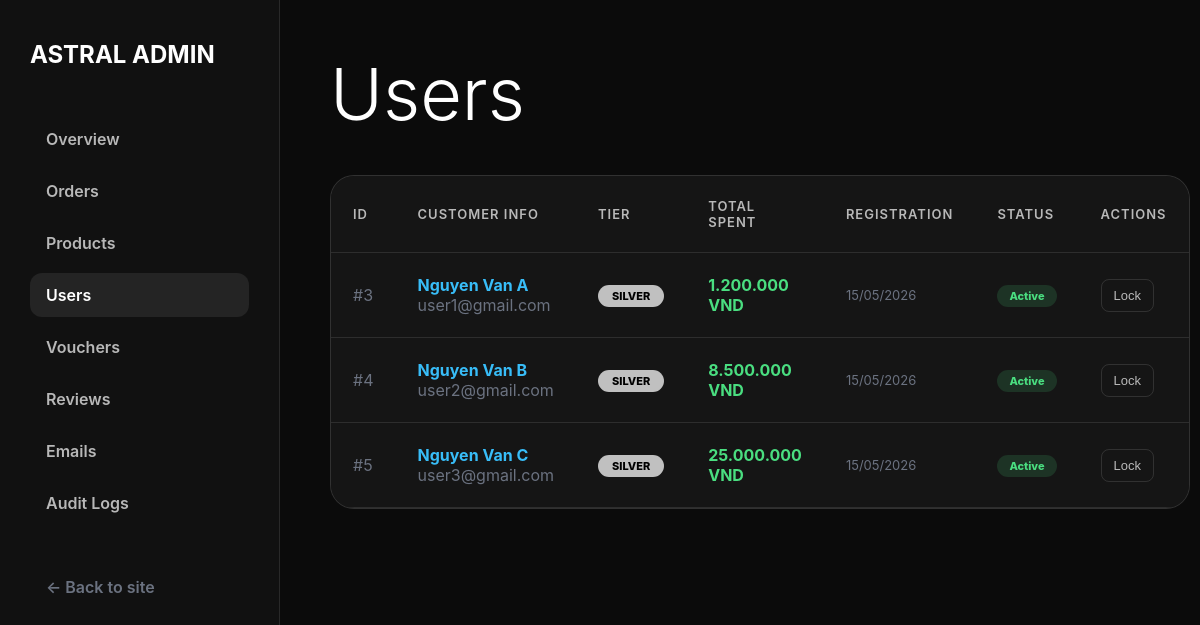
The app's page /admin/users (signed in), older data.
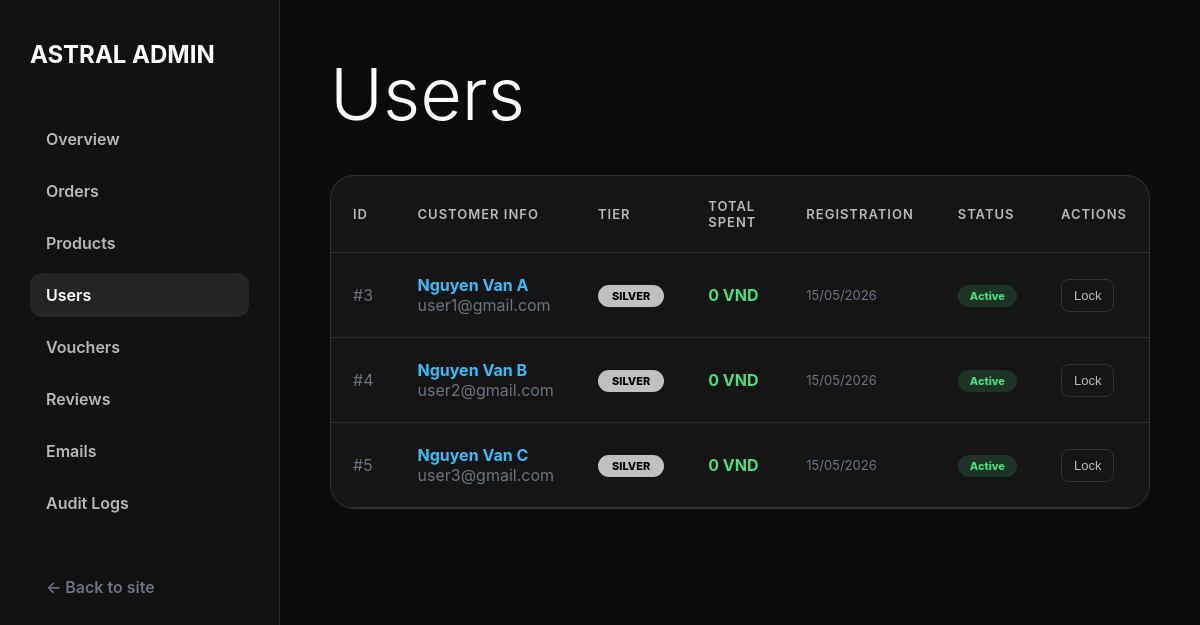
The same page, newer data.
### tables this page shows
CREATE TABLE users (
    id            INT UNSIGNED AUTO_INCREMENT PRIMARY KEY,
    name          VARCHAR(100)  NOT NULL,
    email         VARCHAR(150)  NOT NULL UNIQUE,
    password      VARCHAR(255)  NOT NULL,                         
    phone         VARCHAR(20)   DEFAULT NULL,
    avatar        VARCHAR(255)  DEFAULT 'default_avatar.png',
    role          ENUM('user','staff','admin') NOT NULL DEFAULT 'user',
     
    tier          ENUM('silver','gold','diamond') NOT NULL DEFAULT 'silver',
    total_spent   DECIMAL(15,2) NOT NULL DEFAULT 0.00,
    is_locked     TINYINT(1)    NOT NULL DEFAULT 0,               
    locked_reason VARCHAR(255)  DEFAULT NULL,
    is_verified   TINYINT(1)    NOT NULL DEFAULT 1,               
    verification_token VARCHAR(64) DEFAULT NULL,
    mfa_secret          VARCHAR(32)   DEFAULT NULL,
    mfa_enabled         TINYINT(1)    NOT NULL DEFAULT 0,
    created_at    TIMESTAMP     NOT NULL DEFAULT CURRENT_TIMESTAMP,
    updated_at    TIMESTAMP     NOT NULL DEFAULT CURRENT_TIMESTAMP ON UPDATE CURRENT_TIMESTAMP,

    INDEX idx_role (role),
    INDEX idx_tier (tier),
    INDEX idx_is_locked (is_locked)
);

### src/Controllers/AdminUserController.php (called while the page is built, shortened)
<?php
class AdminUserController extends Controller {
    public function index() {
        $customers = User::getAllCustomers();
        require_once __DIR__ . "/../Views/admin/users/index.php";
    }
}

### src/index.php (called while the page is built, shortened)
<?php
    $router = new Router();
    $router->get('/',           \App\Controllers\ProductController::class, 'index');
    $router->get('/plans',      \App\Controllers\ProductController::class, 'plans');
    $router->get('/product',    \App\Controllers\ProductController::class, 'detail');
    $router->get('/blog',       \App\Controllers\ProductController::class, 'blog');
    $router->get('/docs',       \App\Controllers\ProductController::class, 'docs');
    $router->get('/api/health', \App\Controllers\HealthController::class, 'index');
    $router->get('/api/service-status', \App\Controllers\ConsoleController::class, 'status');
    $router->get('/login',      \App\Controllers\AuthController::class, 'login');
    $router->post('/login',     \App\Controllers\AuthController::class, 'login');
    $router->get('/register',   \App\Controllers\AuthController::class, 'register');
    $router->post('/register',  \App\Controllers\AuthController::class, 'register');
    $router->get('/logout',     \App\Controllers\AuthController::class, 'logout');
    $router->get('/verify',     \App\Controllers\AuthController::class, 'verify');
    $router->get('/verify-otp', \App\Controllers\AuthController::class, 'showOtpForm');
    $router->post('/verify-otp',\App\Controllers\AuthController::class, 'showOtpForm');
    $router->get('/forgot-password',    \App\Controllers\PasswordResetController::class, 'forgot');
    $router->post('/forgot-password',   \App\Controllers\PasswordResetController::class, 'forgot');
    $router->get('/reset-password',     \App\Controllers\PasswordResetController::class, 'reset');
    $router->post('/reset-password',    \App\Controllers\PasswordResetController::class, 'reset');
    $router->get('/mfa-verify',     \App\Controllers\AuthController::class, 'mfaVerify');
    $router->post('/mfa-verify',    \App\Controllers\AuthController::class, 'mfaVerify');
    $router->get('/mfa-setup',      \App\Controllers\ProfileController::class, 'setupMfa');
    $router->post('/mfa-setup',     \App\Controllers\ProfileController::class, 'setupMfa');
    $router->get('/cart',           \App\Controllers\CartController::class, 'index');
    $router->post('/cart/add',      \App\Controllers\CartController::class, 'add');
    $router->post('/cart/remove',   \App\Controllers\CartController::class, 'remove');
    $router->post('/cart/update',   \App\Controllers\CartController::class, 'update');
    $router->get('/cart/count',     \App\Controllers\CartController::class, 'count');
    $router->get('/checkout',       \App\Controllers\CheckoutController::class, 'index');
    $router->post('/checkout/place-order',      \App\Controllers\CheckoutController::class, 'placeOrder');
    $router->get('/checkout/place-order',       \App\Controllers\CheckoutController::class, 'placeOrderGet');
    $router->get('/checkout/success',           \App\Controllers\CheckoutController::class, 'success');
    $router->post('/checkout/validate-voucher', \App\Controllers\CheckoutController::class, 'validateVoucher');
    $router->get('/payment/vnpay-return',   \App\Controllers\PaymentController::class, 'vnpayReturn');
    $router->get('/payment/vnpay-ipn',      \App\Controllers\PaymentController::class, 'vnpayIpn');
    $router->get('/orders',             \App\Controllers\OrderController::class, 'index');
    $router->get('/orders/invoice',     \App\Controllers\OrderController::class, 'invoice');
    $router->post('/orders/cancel',     \App\Controllers\OrderController::class, 'cancel');
    $router->post('/service/stop',      \App\Controllers\ServiceController::class, 'stop');
    $router->post('/service/start',     \App\Controllers\ServiceController::class, 'start');
    $router->post('/service/restart',   \App\Controllers\ServiceController::class, 'restart');
    $router->post('/service/rebuild',   \App\Controllers\ServiceController::class, 'rebuild');
    $router->get('/inbox',              \App\Controllers\InboxController::class, 'index');
    $router->post('/inbox/read',        \App\Controllers\InboxController::class, 'markRead');
    $router->get('/profile',            \App\Controllers\ProfileController::class, 'index');
    $router->post('/profile/update',    \App\Controllers\ProfileController::class, 'update');
    $router->get('/console',            \App\Controllers\ConsoleController::class, 'index');
    $router->get('/admin/orders',           \App\Controllers\AdminOrderController::class, 'index');
    $router->get('/admin/orders/invoice',   \App\Controllers\AdminOrderController::class, 'invoice');
    $router->post('/admin/orders/update',   \App\Controllers\AdminOrderController::class, 'update');
    $router->get('/admin/products',         \App\Controllers\AdminProductController::class, 'index');
    $router->post('/admin/products/store',  \App\Controllers\AdminProductController::class, 'store');
    $router->post('/admin/products/update', \App\Controllers\AdminProductController::class, 'update');
    $router->post('/admin/products/toggle', \App\Controllers\AdminProductController::class, 'toggle');
    $router->get('/admin',                  \App\Controllers\AdminDashboardController::class, 'index');
    $router->get('/admin/dashboard',        \App\Controllers\AdminDashboardController::class, 'index');
    $router->get('/admin/users',            \App\Controllers\AdminUserController::class, 'index');
    $router->post('/admin/users/toggle-lock', \App\Controllers\AdminUserController::class, 'toggleLock');
    $router->get('/admin/vouchers',         \App\Controllers\AdminVoucherController::class, 'index');
    $router->post('/admin/vouchers/store',  \App\Controllers\AdminVoucherController::class, 'store');
    $router->post('/admin/vouchers/toggle', \App\Controllers\AdminVoucherController::class, 'toggle');
    $router->get('/admin/reviews',          \App\Controllers\AdminReviewController::class, 'index');
    $router->post('/admin/reviews/toggle',   \App\Controllers\AdminReviewController::class, 'toggle');
    $router->get('/admin/emails',           \App\Controllers\AdminEmailController::class, 'index');
    $router->post('/admin/emails/send',     \App\Controllers\AdminEmailController::class, 'send');
    $router->get('/admin/audit-logs',      \App\Controllers\AdminAuditLogController::class, 'index');
    $router->post('/review/submit',        \App\Controllers\ReviewController::class, 'submit');
    $router->dispatch();

### src/Models/User.php (called while the page is built, shortened)
<?php
class User {
    public static function getAllCustomers(): array {
        $pdo = Database::getConnection();
        $sql = "
            SELECT id, name, email, phone, tier, total_spent, is_locked, created_at
            FROM users
            WHERE role = 'user'
            ORDER BY created_at DESC
        ";
        return $pdo->query($sql)->fetchAll(\PDO::FETCH_ASSOC);
    }
}

### src/Views/admin/users/index.php (the view, shortened to what the changed rows need)
<!DOCTYPE html>
<html lang="en">
<head>
    <link rel="stylesheet" href="/css/base.css">
</head>
<body>
    <div class="admin-layout">
        <div class="admin-sidebar">
            <h2>ASTRAL ADMIN</h2>
        </div>
        <div class="admin-content">
            <h1>Users</h1>
            <div style="background:#151515;border-radius:24px;border:1px solid rgba(255,255,255,0.12);overflow:hidden;">
                <div class="table-responsive">
                    <table class="admin-table">
                        <thead>
                            <tr>
                                <th>ID</th>
                                <th>Customer Info</th>
                                <th>Tier</th>
                                <th>Total Spent</th>
                                <th>Registration</th>
                                <th>Status</th>
                                <th>Actions</th>
                            </tr>
                        </thead>
                        <tbody>
                            <?php foreach ($customers as $user): ?>
                                <tr>
                                    <td style="color:#6b7280;">#<?= $user['id'] ?></td>
                                    <td>
                                        <div class="fw-bold" style="color:#38bdf8;"><?= htmlspecialchars($user['name']) ?></div>
                                        <span class="text-muted"><?= htmlspecialchars($user['email']) ?></span>
                                    </td>
                                    <td>
                                        <span class="tier-badge <?= $user['tier'] ?>"><?= strtoupper($user['tier']) ?></span>
                                    </td>
                                    <td class="fw-bold" style="color:#4ade80;"><?= number_format($user['total_spent'], 0, ',', '.') ?> VND</td>
                                    <td style="color:#6b7280;font-size:13px;"><?= date('d/m/Y', strtotime($user['created_at'])) ?></td>
                                    <td>
                                        <span class="user-status <?= $user['is_locked'] ? 'locked' : 'active' ?>"><?= $user['is_locked'] ? 'Locked' : 'Active' ?></span>
                                    </td>
                                    <td>
                                        <form action="/admin/users/toggle-lock" method="POST" onsubmit="return confirm('Are you sure you want to <?= $user['is_locked'] ? 'UNLOCK' : 'LOCK' ?> this account?');">
                                            <button type="submit" class="action-btn <?= $user['is_locked'] ? 'success' : 'danger' ?>">
                                                <?= $user['is_locked'] ? 'Unlock' : 'Lock' ?>
                                            </button>
                                        </form>
                                    </td>
                                </tr>
                            <?php endforeach; ?>
                        </tbody>
                    </table>
                </div>
            </div>
        </div>
    </div>
</body>
</html>

Row changes from the older to the newer data that the page shows:
changed users "Nguyen Van A": total_spent "1.200.000" → "0"
changed users "Nguyen Van B": total_spent "8.500.000" → "0"
changed users "Nguyen Van C": total_spent "25.000.000" → "0"
